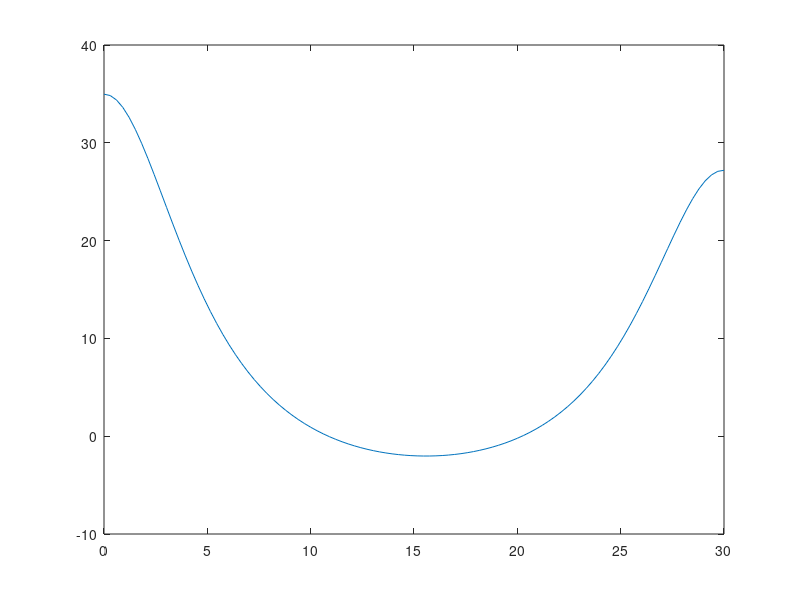

The MATLAB script that drew this image: (Note: this script raises an error after producing the figure.)
addpath('../../../../TP8');
addpath('../../../../TP7');
addpath('../../../../TP6');
addpath('../../../../TP5');
addpath('../../../../TP4');
addpath('../../../../TP3');
addpath('../../../../TP2');
format long;

dA = @(x) sqrt(25 + x.^2);
dB = @(x) sqrt(25 + (30-x).^2);
Ca = 1100;
Cb = 900;
Ia = @(x) Ca./((dA(x)).^2);
Ib = @(x) Cb./((dB(x)).^2);
I = @(x) Ia(x) + Ib(x) - 10;

x = linspace(0,30,100);
plot(x,I(x));
tol = 0.5e-6;
[x,h,it]=biseccion(I,0,15,10000,tol);
x
I(x)
[x,h,it]=biseccion(I,15,30,10000,tol);
x
I(x)

%Resultados:
%raiz1: 10.855081
%cifras_significativas: 8
%raiz2: 20.224990
%cifras_significativas: 8
